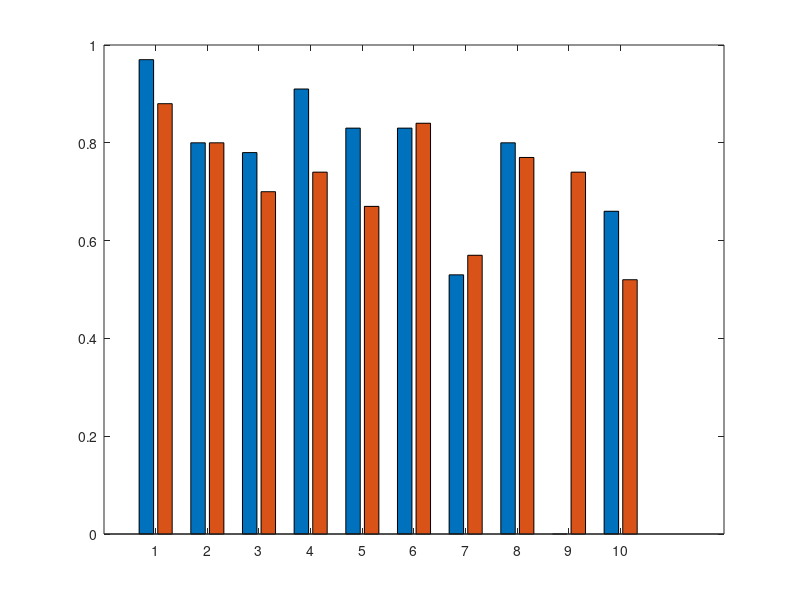

This chart was generated by the following MATLAB code: (Note: this script raises an error after producing the figure.)
clear all

cohort_path = 'C:\Users\annfr888\Documents\DBS\patient_data\Pipeline_study';
pat_names = ['DBS_104';'DBS_128';'DBS_133';'DBS_139';'DBS_167';...
    'DBS_168';'DBS_171';'DBS_185';'DBS_199';'DBS_204'];
leads = {'S:t Jude 1331','Boston Scientific 2202', 'S:t Jude 1331',...
         'S:t Jude 1331','Boston Scientific 2202','S:t Jude 1331'...
         'Boston Scientific 2202','S:t Jude 1331',...
         'Boston Scientific 2202','Boston Scientific 2202'};
orientations = {[293,314],[249,288],[12,302],[25,153],[98,193],[52,345],...
               [32,116],[202,184],16.4,[308,38]};

amplitudes = {[3,2.85],[4.6,1.5],[3.4,4.6],[2.6,2],[1.7,2.6],[3.2,1.5],[1.2,3],[4.4,3.3],[3.8,0],[1,2.4]};
optischeme = 'conservative';
atlas = 'DISTAL Minimal (Ewert 2017)';
target_names = {'STN_motor.nii.gz'};
constraint_names = {'STN_associative.nii.gz','STN_limbic.nii.gz'};
space = 'MNI';
EThreshold = 200;
relaxation = 0:10:90;
scoretype = 'score2';


% Dice scores for STN tracts
diceScoresInhomTracts = [0.97 0.88; 0.80,0.80; 0.78,0.70;0.91,0.74;...
                    0.83,0.67;0.83,0.84;0.53,0.57;0.80,0.77;...
                    NaN,0.74;0.66,0.52];
bar(diceScoresInhomTracts)
colororder("earth")
legend('Sin','Dx')
ylabel('DSC')
xlabel('Patient ID')
title('Inhomogeneous Tissue')
f=gcf;
exportgraphics(f,'C:\Users\annfr888\Documents\DBS\patient_data\Pipeline_study\DiceScoresInhomSTNTracts.png','Resolution',300)
% Check if scores stem from normal distribution:
% kstest([leftScores;rightScores]) --> rejected i.e. not normally
% distributed

% All leads median score: 0.78, iqr 0.1525 ( The range between the first
% quartile (25th percentile) and the third quartile (75th percentile).)

diceScoresTargetTracts = [0.96, 0.97; 0.55,0.98;0.89,0.87;0.88,0.41;...
                    0.95,0.75;0.74,0.84;0.65,0.16;0.82,0.84;...
                    NaN,0.97;0.01,0.28];
figure()
bar(diceScoresTargetTracts)
colororder("earth")
legend('Sin','Dx')
ylabel('DSC')
xlabel('Patient ID')
title('Target')
f=gcf;
exportgraphics(f,'C:\Users\annfr888\Documents\DBS\patient_data\Pipeline_study\DiceScoresTargetsSTNTracts.png','Resolution',300)


diceScoresConstraintTracts = [0.77, 0.74;0.53,0.52;0.54,0.46;0.60,0.24;...
                        0.76,0.51;0.46,0.57;0.41,0.01;0.46,0.75;...
                        NaN,0.40;0.10,0.36];
figure()
bar(diceScoresConstraintTracts)
colororder("earth")
legend('Sin','Dx')
xlabel('Patient ID')
ylabel('DSC')
title('Constraint')
f=gcf;
exportgraphics(f,'C:\Users\annfr888\Documents\DBS\patient_data\Pipeline_study\DiceScoresConstraintsSTNTracts.png','Resolution',300)


% Dice scores for targeting STN motor, limbic and associative as
% constraints
diceScoresInhomSTN = [0.97,0.88; 0.59,0.79; 0.78,0.69; 0.91, 0.73;...
                      0.82,0.67; NaN,NaN; 0.52,0.67; 0.83,0.77;...
                      NaN,0.73; 0.49,0.85];
figure()
bar(diceScoresInhomSTN)
colororder("earth")
legend('Sin','Dx')
ylabel('DSC')
xlabel('Patient ID')
title('Inhomogeneous Tissue')
diceScoresTargetSTN = [0.96,0.97; 0.34,0.96; 0.88,0.85; 0.88,0.40; ...
                       0.94,0.73; NaN,NaN; 0.63,0.27; 0.80,0.83; ...
                       NaN,0.97; 0,0.78];
f=gcf;
exportgraphics(f,'C:\Users\annfr888\Documents\DBS\patient_data\Pipeline_study\DiceScoresInhomSTNSubs.png','Resolution',300)

figure()
bar(diceScoresTargetSTN)
colororder("earth")
legend('Sin','Dx')
ylabel('DSC')
xlabel('Patient ID')
title('Target')

f=gcf;
exportgraphics(f,'C:\Users\annfr888\Documents\DBS\patient_data\Pipeline_study\DiceScoresTargetSTNSubs.png','Resolution',300)

diceScoresConstraintSTN = [0.75,0.73; 0.39,0.64; 0.52,0.45; 0.59, 0.24;...
                           0.78,0.49; NaN,NaN; 0.39, 0.07; 0.63,0.74;...
                           NaN, 0.39; 0,0.62];
figure()
bar(diceScoresConstraintSTN)
colororder("earth")
legend('Sin','Dx')
ylabel('DSC')
xlabel('Patient ID')
title('Constraint')
f=gcf;
exportgraphics(f,'C:\Users\annfr888\Documents\DBS\patient_data\Pipeline_study\DiceScoresConstraintSTNSubs.png','Resolution',300)





%covTarget = {[66.76]}     % in [%]
%covConstraint = {[                      ]}
hands = {"dx","sin",};
leftScores = zeros(length(diceScoresInhom),1);
rightScores = zeros(length(diceScoresInhom),1);
for i =1:length(diceScoresInhom)
    leftScores(i) = diceScoresInhom{1,i}(1);
    rightScores(i) = diceScoresInhom{1,i}(2);
    plot(i,diceScoresInhom{1,i}(1),'Marker','*','LineStyle','none','Color','blue')
    hold on
    plot(i,diceScoresInhom{1,i}(2),'Marker','*','LineStyle','none','Color','red')
end
ylim([0,1])
legend('Left','Right')

%% Plotting
cm = parula(10);
Markers = {'+','o','*','x','v','d','^','s','>','<'};
for j=1:2
    hand = convertStringsToChars(hands{j});
    if strcmp(hand,'dx')
        side_nr =1;
    else
        side_nr = 2;
    end
    for i=1:length(pat_names)
        disp(append(pat_names(i,:),' ',hand))
        pat_path = append(cohort_path,filesep,pat_names(i,:),filesep);
        if strcmp(pat_names(i,:),'DBS_199') && strcmp(hand,'sin')
            %hand = {"dx"};
            continue
        end
        
        fileName = append(pat_path,'Suggestions',filesep,scoretype,...
            filesep,'Top_Suggestions_',space,'_',...
            hand,'_',optischeme,'_','.txt');
        opts = detectImportOptions(fileName); % Initial detection
        opts.VariableNamesLine = 1; % Set variable names line

        T = readtable(fileName,opts);

        % plot(relaxation,T.Score,'Marker',Markers(i),'LineStyle',':',...
        %     'Color', cm(i,:),'MarkerSize',10,'LineWidth',1)
        plot(T.Alpha,T.Score,'Marker','x','LineStyle',':',...
            'Color', cm(i,:),'MarkerSize',10,'LineWidth',1)
        hold on
        %plot3(relaxation,T.Alpha,T.Target,'Marker','x','LineStyle',':',...
        %    'Color', cm(i,:),'MarkerSize',10,'LineWidth',1)

        fileNameC = append(pat_path,'Clinical',filesep,...
            'EF_',space,'_',hand,'_clinical','.txt');
        EF = readmatrix(fileNameC);
        lead_orientation = orientations{1,i};
        lead = leads{1,i};

        [head,tail] = get_lead_coordinates(pat_path,space,side_nr);
        leadvector=(tail-head)/norm(head-tail);
        vlead0=[0,0,1];
        r = vrrotvec(vlead0,leadvector);
        R = vrrotvec2mat(r);
        maxPoint = max(EF(:,1:3));
        minPoint = min(EF(:,1:3));

        [target_roi,constraint_roi,target_lst,constraint_lst] = load_atlas_roi_2(hand,space,pat_path,atlas,target_names,constraint_names,maxPoint,minPoint);
        disp('Target:')
        [pActTarget,pActSpill,VTA] = volume_of_tissue_activated(EF,target_lst,R,head,leadvector,EThreshold);
        disp('Constraint:')
        [pActConstraint,~,~] = volume_of_tissue_activated(EF,constraint_lst,R,head,leadvector,EThreshold);
        
        %plot(amplitudes{1,i},2*pActTarget*100-pActConstraint*100-pActSpill*100,'Marker','*','LineStyle',':',...
        %    'Color', cm(i,:),'MarkerSize',10,'LineWidth',1)
    

        grid on
        hold on
    end

end
addpath('C:\Users\annfr888\Documents\MATLAB\toolboxes\legendflex-pkg\legendflex')
addpath('C:\Users\annfr888\Documents\MATLAB\toolboxes\legendflex-pkg\setgetpos_V1.2')
%[hleg,icons,plots]= legend('01','02','03','04','05','06','07','08','09','10','Location','eastoutside');
[leg,att] = legendflex(gca, {'01','02 ','03 ','04 ','05 ','06 ','07 ','08 ','09 ','10 '}, 'title', 'Patient ID','anchor',  [5 5], 'buffer', [-10 10]);
set(findall(leg, 'string', 'my title'), 'fontweight', 'bold');

%xlabel('Relaxation [%]')
ylabel('Amplitude [mA]')
%ylabel('Target Coverage [%]')
ylabel('Score')

f = gcf;

%exportgraphics(f,[cohort_path,filesep,'RelaxationVsAmplitude.png'],'Resolution',300)

%% Clinical
for j=1:2
    hand = convertStringsToChars(hands{j});
    if strcmp(hand,'dx')
        side_nr =1;
    else
        side_nr = 2;
    end
    for i=1:length(pat_names)
        pat_path = append(cohort_path,filesep,pat_names(i,:),filesep);
        if strcmp(pat_names(i,:),'DBS_199') && strcmp(hand,'sin')
            %hand = {"dx"};
            continue
        end
        % if strcmp(leads{1,i},'Boston Scientific 2202')
        %     continue
        % end
        disp(append(pat_names(i,:),' ',hand))
        fileNameC = append(pat_path,'Clinical',filesep,...
            'EF_',space,'_',hand,'_clinical','.txt');
        EF = readmatrix(fileNameC);
        lead_orientation = orientations{1,i};
        lead = leads{1,i};

        [head,tail] = get_lead_coordinates(pat_path,space,side_nr);
        leadvector=(tail-head)/norm(head-tail);
        vlead0=[0,0,1];
        r = vrrotvec(vlead0,leadvector);
        R = vrrotvec2mat(r);
        maxPoint = max(EF(:,1:3));
        minPoint = min(EF(:,1:3));

        [target_roi,constraint_roi,target_lst,constraint_lst] = load_atlas_roi_2(hand,space,pat_path,atlas,target_names,constraint_names,maxPoint,minPoint);
        disp('Target:')
        [pActTarget,pActSpill,VTA] = volume_of_tissue_activated(EF,target_lst,R,head,leadvector,EThreshold);
        disp('Constraint:')
        [pActConstraint,~,~] = volume_of_tissue_activated(EF,constraint_lst,R,head,leadvector,EThreshold);
    end
end
